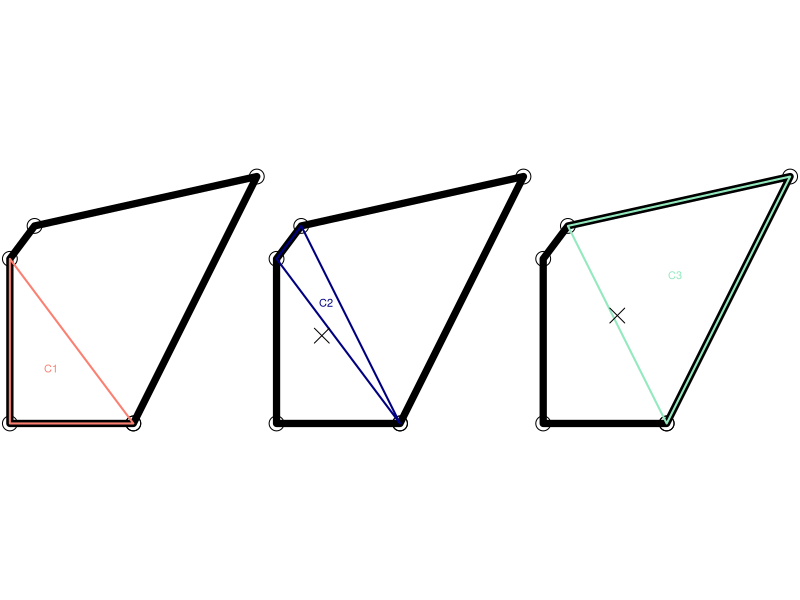
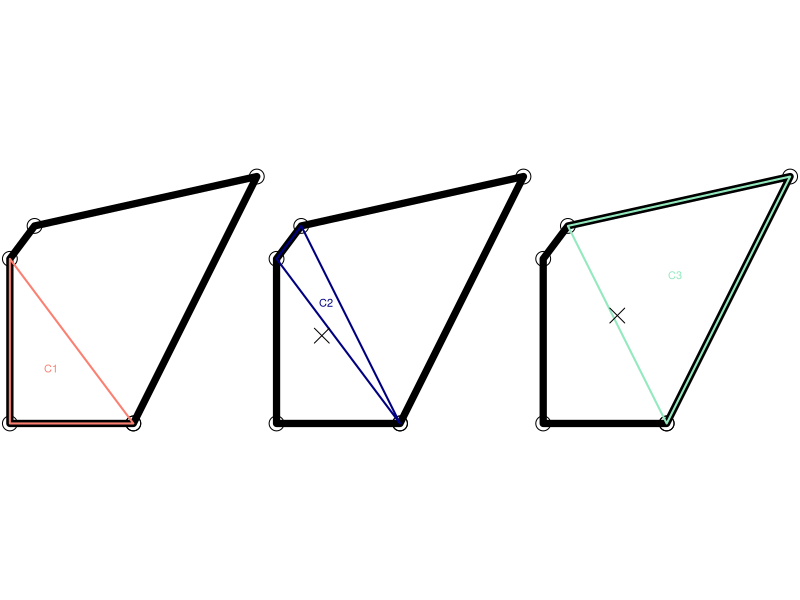

These charts were generated, in order, by the following R code:
# Aim: create visualization showing steps in centroid algorithm
if (!exists("poly_mat")) {
  # source("code/chapters/10-algorithms.R")
  x_coords = c(10, 0, 0, 2, 20, 10)
  y_coords = c(0, 0, 10, 12, 15, 0)
  poly_mat = cbind(x_coords, y_coords)
  O = poly_mat[1, ] # create a point representing the origin
  
  t_area = function(x) {
    abs(
      x[1, 1] * (x[2, 2] - x[3, 2]) +
        x[2, 1] * (x[3, 2] - x[1, 2]) +
        x[3, 1] * (x[1, 2] - x[2, 2])
    ) / 2
  }
  
  t_centroid = function(x) {
    (x[1, ] + x[2, ] + x[3, ]) / 3
  }
  
  i = 2:(nrow(poly_mat) - 2)
  T_all = purrr::map(i, ~rbind(O, poly_mat[.:(. + 1), ], O))
  A = purrr::map_dbl(T_all, ~t_area(.))
  C_list = lapply(T_all, t_centroid)
  C = do.call(rbind, C_list)
}
# plot(poly_mat)
# lines(poly_mat)

# # manual solution:
# lines(T_all[[1]], col = "blue", lwd = 2)
# text(x = C[1, 1], y = C[1, 2], "C1", col = "blue")
# lines(T_all[[2]], col = "red", lwd = 2)
# text(x = C[2, 1], y = C[2, 2], "C2", col = "red")

# iterating solution:
par(mfrow = c(1, 3), mar = c(0, 0, 0, 0), pty = "s") # optional wide plot (alternative = animation)
i = 2
cols = c("#fa8072", "#000080", "#93e9be")
for(i in rep(1:length(T_all), 2)) {
  if (i == 1 | sum(par()$mfrow) > 2) {
    plot(poly_mat, xlab = "", ylab = "", axes = FALSE, cex = 3)
    lines(poly_mat, lwd = 7)
  }
  lines(T_all[[i]], col = cols[i], lwd = 2)
  # lines(do.call(rbind, T_all[1:i]), col = cols[1:i], lwd = 2)
  text(x = C[i, 1], y = C[i, 2], paste0("C", i), col = cols[i])
  if (i != 1) {
    points(x = mean(C[1:i, 1]), y = mean(C[1:i, 2]), pch = 4, cex = 3)
  }
  Sys.sleep(time = 0.5)
}
par(mfrow = c(1, 1))
